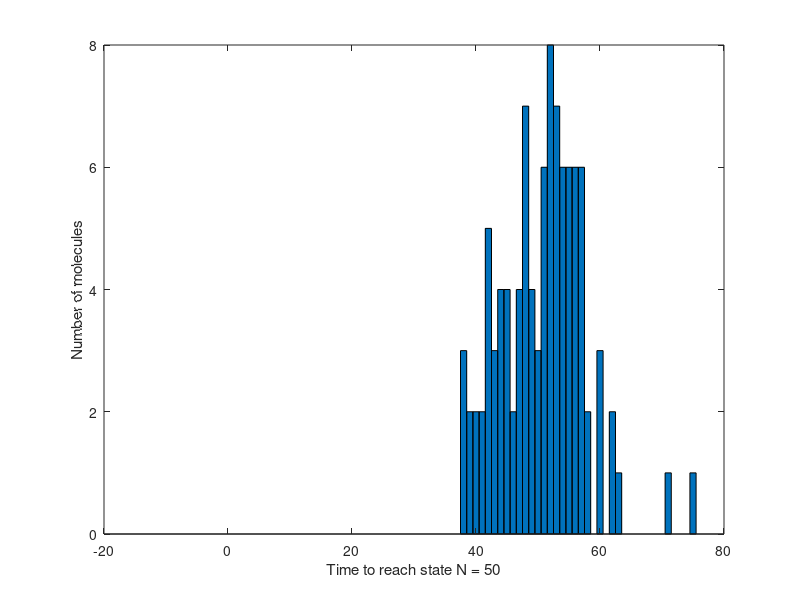
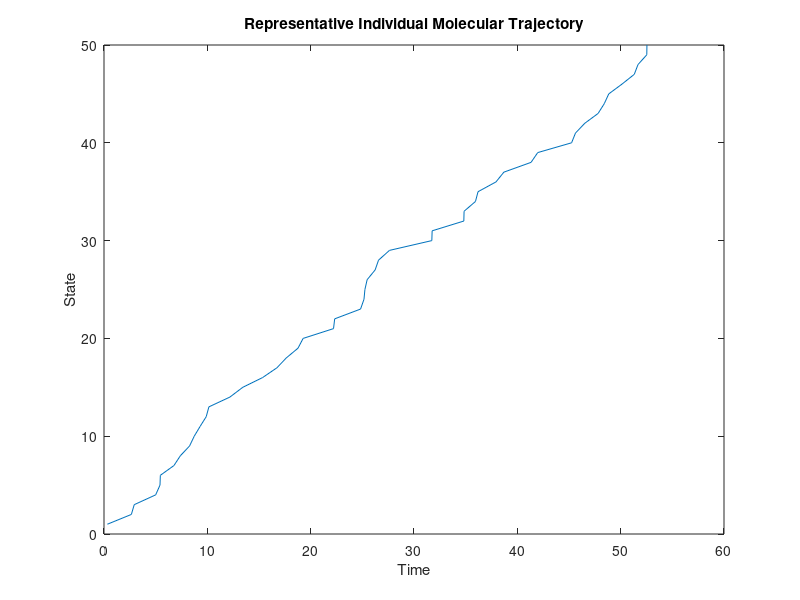

Write MATLAB code to recreate these figures, in order.
function results = simulate_sm_clock(varargin)

% Copyright (C) 2016 Alex Johnson-Buck
%
% Simulates a single-molecule clock comprising a linear reaction pathway
% containing an arbitrary number of steps (N).  The steps can be irreversible
% (k2 = 0) or reversible (k2 > 0).
% As described in Johnson-Buck and Shih, Nano Lett. 2017, 17, 12, 7940–7944.

% The Gillespie algorithm for kinetic Monte Carlo simulation is used.

% Input arguments (all optional, but must be specified in the indicated order):
%
% results = simulate_sm_clock(N, trials, k1, k2)
%
% N = Number of steps in pathway (default = 50)
% trials = Number of trajectories to simulate (default = 100)
% k1 = Forward rate constant, in seconds (default = 1)
% k2 = Reverse rate constant, in seconds (default = 2)

args = varargin

[N,trials,k1,k2] = parse_inputs(args);

display_parameters(N,trials,k1,k2);

##kmat = cat(1,ones(1,N)*k1,ones(1,N)*k2); %Matrix of rate constants for all states; row 1 is forward, row 2 is reverse; columns represent different states
##kmat(2,1) = 0; % Backward rate constant for first state (state 0) is 0.  There is no state (-1).

ksum = k1+k2; % sum of rate constants for all states other than A = 0

DT = zeros(trials,1); % Initialize matrix of dwell times for reaching final state

for trial = 1:trials
    dt1 = single(random('exp',1/k1,10000,1)); % Initialize randomized dwell times
    dt2 = single(random('exp',1/ksum,10000,1));
    rxnp = random('unif',0,1,10000,1); % Initialize random reaction variable
    traj = zeros(10000,1); % initialize state vector
    time = zeros(10000,1); % initialize time vector
    pi = cat(2,k1/ksum, k2/ksum); % transition probability matrix for state A > 0
    pmat = cumsum(pi);
    A = 0; % Start in state 0
    t = 0; % initialize time
    s = 0; % initialize step

    if mod(trial,50)==0
       disp(num2str(trial));
    end

    while A ~= N
    s = s+1; % Update step
    if mod(s,10000)==0
       dt1 = cat(1,dt1,single(random('exp',1/k1,10000,1))); % add to existing random variable matrices if needed
       dt2 = cat(1,dt2,single(random('exp',1/ksum,10000,1)));
       rxnp = cat(1,rxnp,random('unif',0,1,10000,1));
       traj = cat(1,traj,zeros(10000,1));
       time = cat(1,time,zeros(10000,1));
    end
    if A > 0
      dt = dt2(s); % Time interval
      if pmat(1) > rxnp(s)
        A = A+1;
      else
        A = A-1;
      end
    else % if A = 0, first state occupied, transition must be forward
      A = A+1;
      dt = dt1(s);
    end
    t = t+dt; % Update time
    traj(s) = A; % Update state and time vectors
    time(s) = t;
    end
    DT(trial) = t; % Time to reach final state
    traj = traj(1:s); % Truncate time and trajectory vectors
    time = time(1:s);
end

if trials > 1
% Plot histogram of time to reach state N across all trials
figure(1)
[histy, histx] = hist(DT,0:1:max(DT)+1);
bar(histx,histy,'BarWidth', 1);
xlabel(strcat({'Time to reach state N = '},num2str(N)));
ylabel('Number of molecules');
end

% Plot trajectory of last simulated molecule
figure(2)
plot(time,traj);
title('Representative Individual Molecular Trajectory');
xlabel('Time');
ylabel('State');

% Store results in results struct for output
results.histx = histx;
results.histy = histy;
results.time = time;
results.traj = traj;
results.N = N;
results.trials = trials;
results.k1 = k1;
results.k2 = k2;

% histy_c = cumsum(histy);
end

function [N, trials, k1, k2] = parse_inputs(args)
  % Default arguments
  N = 50;
  trials = 100;
  k1 = 1;
  k2 = 0;

  % Parse arguments and provide defaults
  if length(args) > 3
    N = args{1,1}; %Number of steps in pathway (number of states = N + 1) i.e., (State 0) <--> (State 1) <--> (State 2) <-->...<--> (State N)
    trials = args{2}; % Number of molecules to simulate
    k1 = args{3}; % Rate constant of forward transition (0-->1)
    k2 = args{4}; % Rate constant of reverse transition (1-->0)
  elseif length(args) > 2
    k1 = args{3};
    trials = args{2};
    N = args{1,1};
  elseif length(args) > 1
    trials = args{2};
    N = args{1,1};
  elseif length(args) > 0
    N = args{1,1};
  else
    disp('No argument supplied; using defaults.');
  end
end

function display_parameters(N,trials,k1,k2)
  disp('-------------------------------------');
  disp('Parameters:');
  disp(strcat('N=',num2str(N)));
  disp(strcat('trials=',num2str(trials)));
  disp(strcat('k1=',num2str(k1)));
  disp(strcat('k2=',num2str(k2)));
  disp('-------------------------------------');
end
